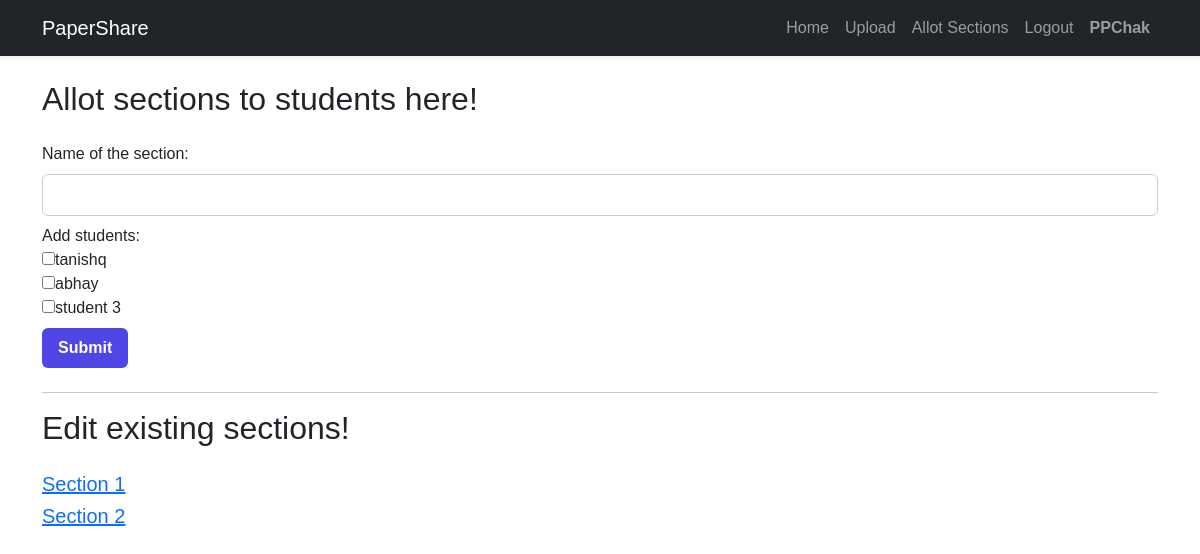
Page /allot/ (signed in) on the committed database.
### paper/models.py (models this page shows)
class User(AbstractUser):
    DESIGNATION_CHOICES = [
        ('student', 'Student'),
        ('professor', 'Professor'),
    ]
    designation = models.CharField(max_length=10, choices=DESIGNATION_CHOICES,default='student')

class Section(models.Model):
    name = models.CharField(max_length=100, default="")
    students = models.ManyToManyField(User,related_name="my_section")

### paper/views.py (the view)
# urls.py: path('allot/', views.allot, name="allot"),
def allot(request):
    if request.user.designation != 'professor':
        return HttpResponseRedirect(reverse('index'))
    if request.method == "POST":
        form = SectionForm(request.POST)
        if form.is_valid():
            form.save()
        else:
            print("Invalid Form!")
    return render(request, 'paper/allot.html',{
        'sections': Section.objects.all(),
        'students' : User.objects.filter(designation="student"),
        'form':SectionForm(),
    })

### paper/views.py
class SectionForm(forms.ModelForm):
    class Meta:
        model = Section
        fields = ['name', 'students']

### paper/templates/paper/allot.html (shortened to what this page needs)
{% extends 'paper/layout.html' %}
{% block body %}
<h2>Allot sections to students here!</h2>
<form action="{% url 'allot' %}" method="POST">
    <label for="id_name">Name of the section:</label>
    <input type="text" name="name" maxlength="100" required id="id_name">
    <label for="id_students">Add students:</label><br>
    {% for student in students %}
    <label><input type="checkbox" name="students" value="{{student.id}}">{{student.username}}</label><br>
    {% endfor %}
    <button type="submit">Submit</button>
</form>
<hr>
<h2>Edit existing sections!</h2>
{% for section in sections %}
<div>
    <h5><a href="{% url 'edit_section' section.id %}">{{section.name}}</a></h5>
</div>
{% endfor %}
{% endblock %}

### paper/templates/paper/layout.html (shortened to what this page needs)
{% load static %}
<!DOCTYPE html>
<html lang="en">
<head>
    <link rel="stylesheet" href="https://cdn.jsdelivr.net/npm/bootstrap@5.3.0/dist/css/bootstrap.min.css">
    <link rel="stylesheet" href="/static/paper/layout.css">
</head>
<body>
    <nav class="navbar navbar-expand-lg navbar-dark bg-dark shadow-sm">
        <div class="container">
            <a class="navbar-brand" href="{% url 'index' %}">PaperShare</a>
            <div class="collapse navbar-collapse" id="navbarNav">
                <ul class="navbar-nav ms-auto text-center">
                    {% if request.user.is_authenticated %}
                    <li class="nav-item"><a class="nav-link" href="{% url 'index' %}">Home</a></li>
                    {% if request.user.designation == "professor" %}
                    <li class="nav-item"><a class="nav-link" href="{% url 'upload' %}">Upload</a></li>
                    <li class="nav-item"><a class="nav-link" href="{% url 'allot' %}">Allot Sections</a></li>
                    {% endif %}
                    <li class="nav-item"><a class="nav-link" href="{% url 'logout' %}">Logout</a></li>
                    {% else %}
                    <li class="nav-item"><a class="nav-link" href="{% url 'login' %}">Login</a></li>
                    <li class="nav-item"><a class="nav-link" href="{% url 'register' %}">Register</a></li>
                    {% endif %}
                    {% if request.user.is_authenticated %}
                    <li class="nav-item"><a class="nav-link"><strong>{{ request.user.username }}</strong></a></li>
                    {% endif %}
                </ul>
            </div>
        </div>
    </nav>
    <main class="container mt-4">
        <div class="content">
            {% block body %}{% endblock %}
        </div>
    </main>
</body>
</html>

### paper/static/paper/layout.css (style rules this page uses)
body { font-family: 'Trebuchet MS', sans-serif, Arial, Helvetica; }
.navbar-nav .nav-link { padding: 0.5rem 1rem; }
h2 { margin-bottom: 1.5rem; }
button { background-color: #4f46e5; color: white; padding: 0.5rem 1rem; margin: 0.5rem 0; border: none; border-radius: 0.375rem; cursor: pointer; font-weight: 600; }
input[type="number"], input[type="text"], input[type="file"] { padding: 0.5rem; border: 1px solid #ccc; border-radius: 0.375rem; margin: 0.5rem 0; width: 100%; box-sizing: border-box; }
button { transition: background-color 0.3s ease; }

### rows in the picture
User: user.username "PPChak"
User: username "tanishq"
User: username "abhay"
User: username "student 3"
Section: name "Section 1"
Section: name "Section 2"
